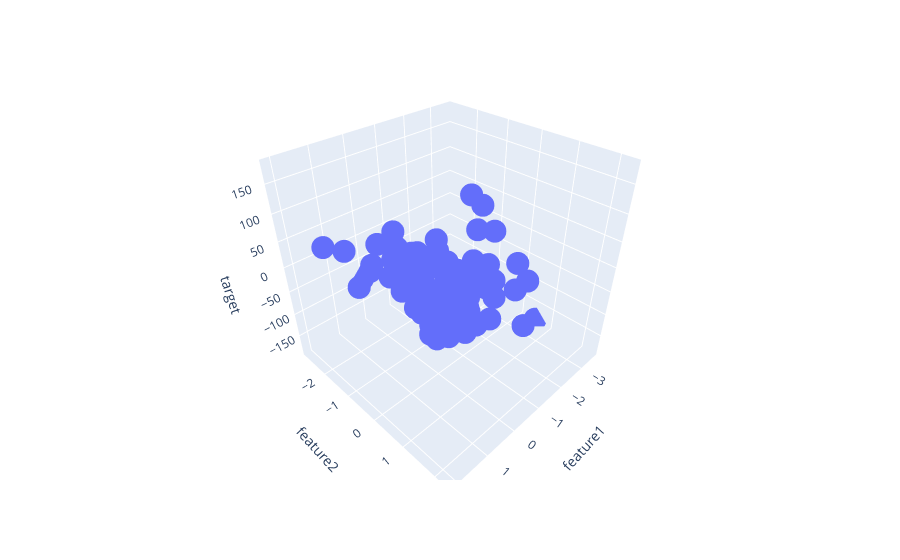

The notebook cell saved with this chart:
### Code cell
fig = px.scatter_3d(df , x = 'feature1' , y = 'feature2' , z = 'target')
fig.show()
